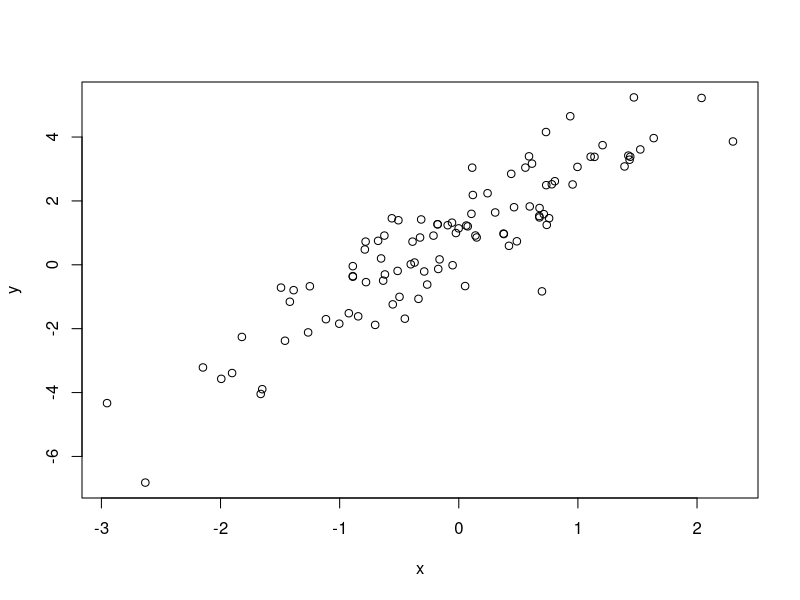

Here is the R script that generated this plot:
library(lmtest)

# there is no error terms in logistic regression models, because there is no error terms in binomial distribution model
# but there are still residuals, variances, and such on

# Frank Harrell
# There is no error term in the Bernoulli distribution, there's just an unknown probability. The logistic model is a probability model.

# deviance, residual variance

x = rnorm(100, 0, 1)
y = 1 + 2 * x + rnorm(100, 0, 1)
plot(x, y)

z = glm(y ~x)

sd(z$residuals)
sd(z$residuals)^2
var(z$residuals)

z$deviance
sum(z$residuals^2)

yp = predict(z)
res = abs(y - yp)
sum(res^2)

z$deviance / (100 - 1)
var(z$residuals)

# deviance and LRT relationship

z1 = glm(y ~ 1)
z2 = glm(y ~ 1 + x)

lrtest(z1, z2)
z1$deviance - z2$deviance

# does not hold in gaussian model

# logistic model

x = rbinom(n = 100, size = 1, prob = 0.8)

z1 = glm(x ~ 1, family = "binomial")
z2 = glm(x ~ rnorm(100, 1, 1), family = "binomial")

z1$deviance - z2$deviance
lrtest(z2, z1)

z2$deviance
-2 * logLik(z2)

# hold in logistic model

z1 = glm(x ~ 1, family = "gaussian")
z2 = glm(x ~ rnorm(100, 1, 1), family = "gaussian")

z1$deviance - z2$deviance
lrtest(z2, z1)

z2$deviance
z2$deviance / 0.1438492

-2 * logLik(z2)

# again, does not hold in gaussian model

var(z2$residuals)
var(x)

z2$fitted.values
z2$linear.predictors

# turns out there are scaled and unscaled deviance
# it is the scaled deviance that equates the lrt, but not necessarily the unscaled deviance
# scaled deviance is calcualted by dividing unscaled deviance by a constant parameter: the dispersion parameter
# this dispersion parameter is 1 for binomial and possion distribution, so the scaled and unscaled deviance are the same
# but, the dispersion parameter is not 1 for gaussian, and this is the reason
